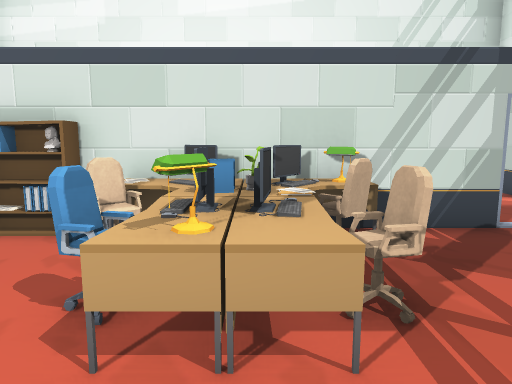
[1] (above)

16 first-person views from a walk through a scene from a Unity 3-D project. The camera is 1.5 m above the floor, tilts 8° down and sees 70° across. Doors are open. The floor is counted in squares, 1 m on a side. Each view is taken from the middle of a square. On the plan, view 1 faces up. The plan holds only what a view shows up to about 16 squares ahead; the rest is blank. The place goes on beyond the plan. Some animated figures are not drawn. Some surface patterns are stand-ins.

[2]
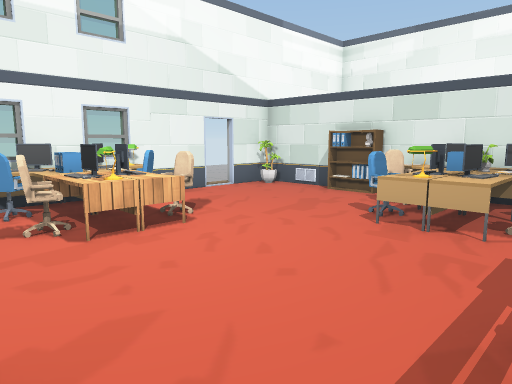

[3]
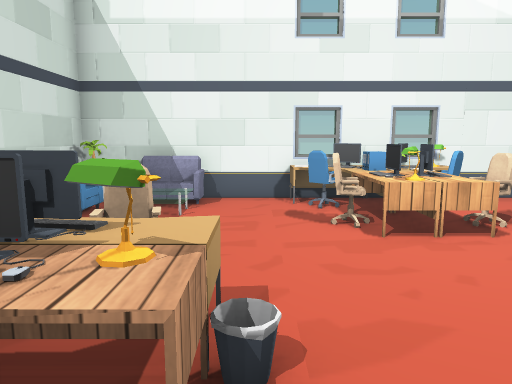

[4]
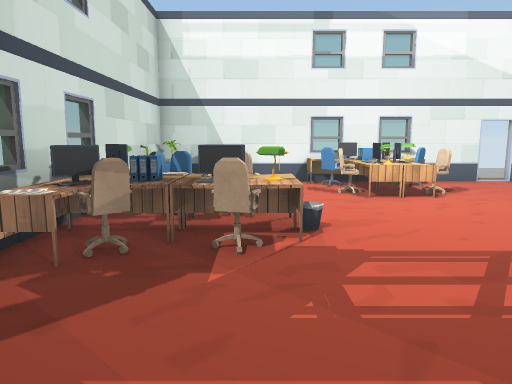

[5]
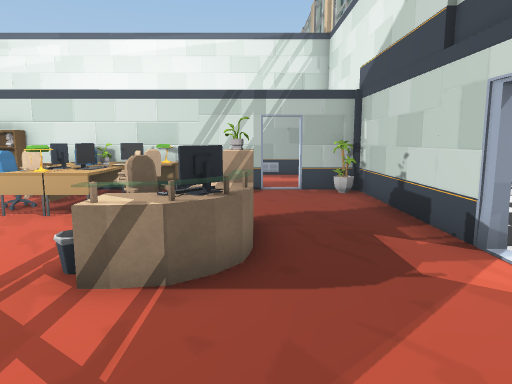

[6]
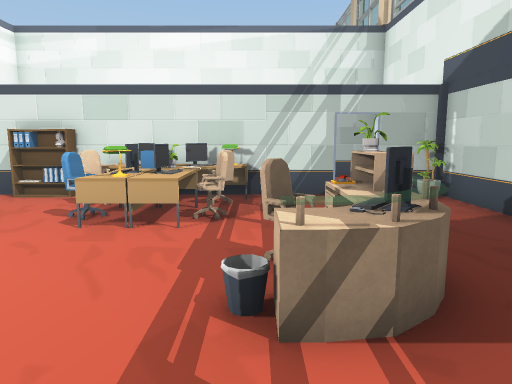

[7]
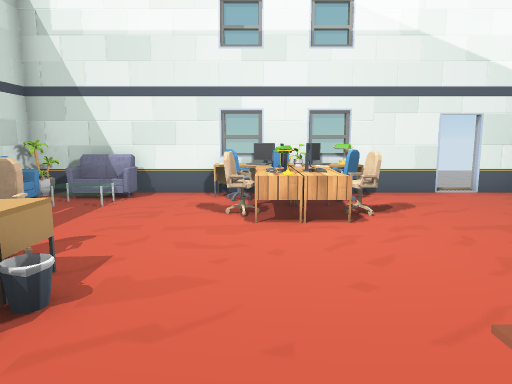

[8]
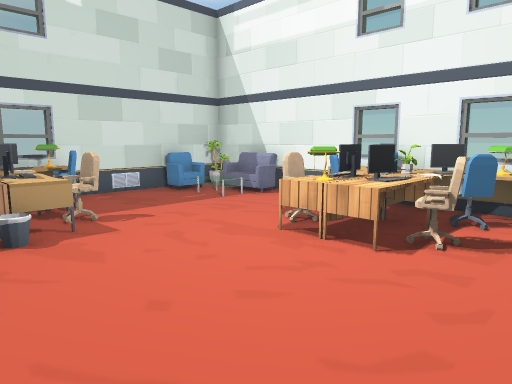

[9]
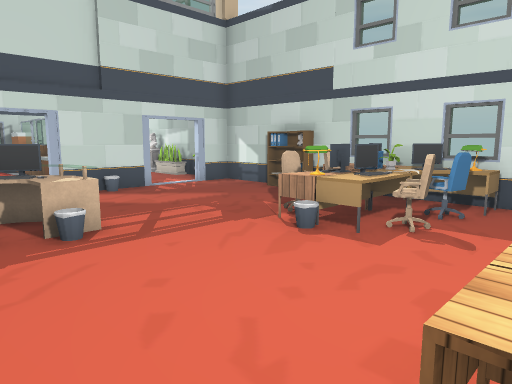

[10]
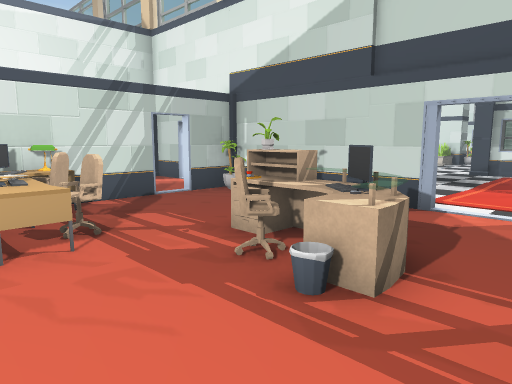

[11]
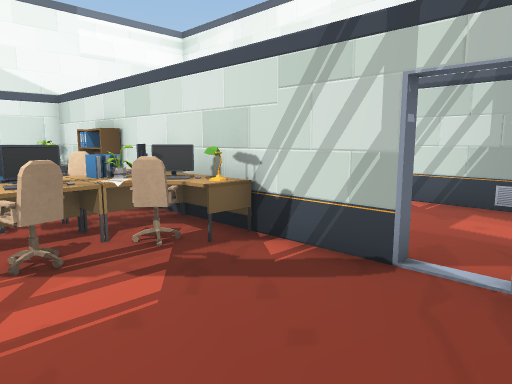

[12]
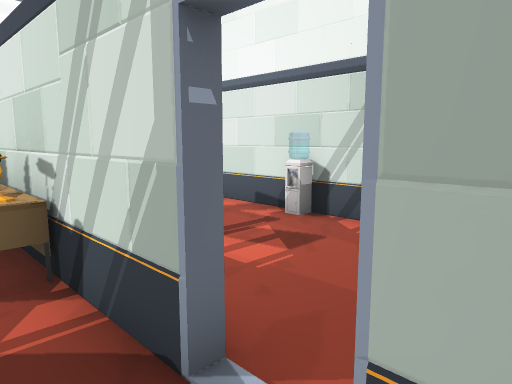

[13]
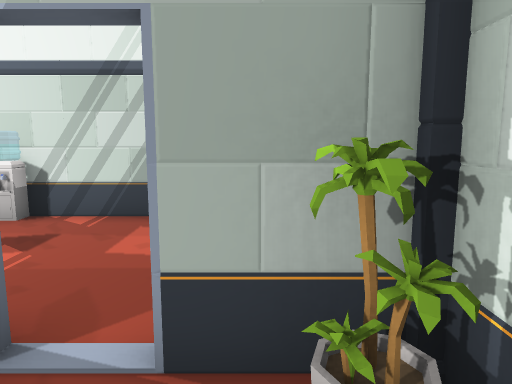

[14]
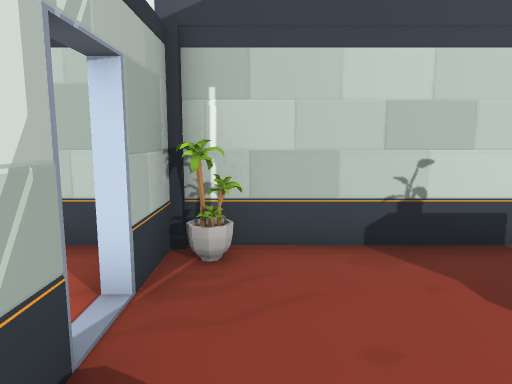

[15]
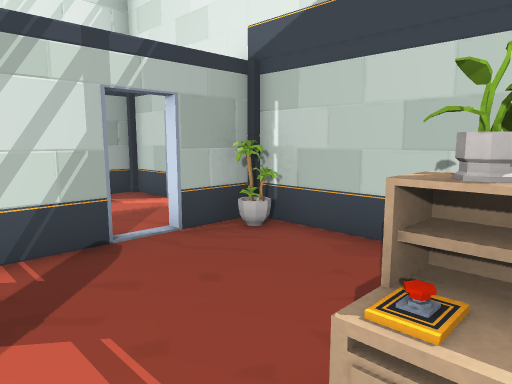

[16]
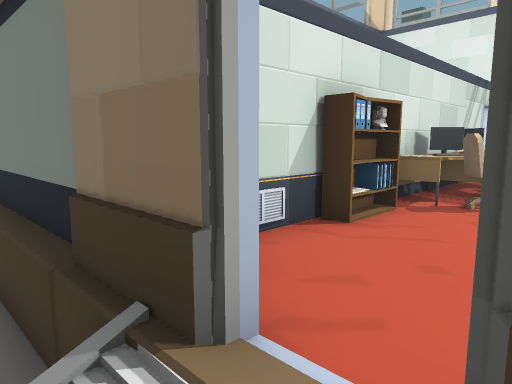

### Floor plan
Points are (right, up) in squares from view 1. A wall is a line through its corners. A room is listed if a view was taken in it or the views show most of it. See-through windows are left out.
Room 1 (views 1, 2, 3, 4, 5, 6, 7, 8, 9, 10, 11, 12, 13, 14, 15)
walls: (4, 1.7) (3.4, 1.7); (7.1, -0.3) (7.1, 6.2) (5.2, 6.2); (0.1, -8.5) (0.6, -8.5); (-2.4, 6.2) (-7.6, 6.2) (-7.6, 4.4); (7.1, -5.3) (7.1, -2.1); (4.2, 6.2) (-0.6, 6.2); (-7.6, 3.4) (-7.6, -8.5) (-6.9, -8.5); (7.1, -8.5) (7.1, -7.1)
ways out: open door at (-8, 4) to room 2; open door at (7, -7); open door at (7, -2); open door at (7, 0)
objects: sofa (-7, -7) to (-7, -5); desk (-7, -3) to (-6, -2); computer (-7, -2); computer (-7, 0); desk (-7, 0) to (-6, 1); sofa (-6, -8) to (-5, -8); other object (-6, -3); plant (-6, -1); computer (-5, -2); computer (-5, -1) to (-4, -1); desk (-5, 0) to (-4, 0); other object (-4, -3); desk (-4, -2); shelf (-4, 6); desk (-2, -8) to (-2, -7); other object (-2, -5); other object (-2, 3); other object (-2, 4); desk (-2, 5); other object (-2, 6); computer (-1, -8) to (-1, -7); desk (-1, -6) to (-1, -4); desk (-1, 2); computer (-1, 3) to (-1, 4); computer (-1, 5) to (-1, 6); plant (0, -7); computer (0, -6) to (0, -5); desk (0, -6) to (1, -4); desk (0, 2) to (1, 4); computer (0, 3) to (0, 4); plant (0, 5); computer (1, -8); desk (1, -8) to (2, -7); computer (1, 5); other object (2, 0); shelf (3, -8) to (4, -8); computer (3, -1) to (3, 0); other object (3, 1) to (3, 2); plant (4, 1)
Room 2 (view 16)
walls: (-7.7, 9.4) (-7.7, 10.4); (-7.7, 6.7) (-7.7, 8.5); (-7.9, 4.4) (-8, 5.1); (-7.9, 4.4) (-7.9, 6.4)
low walls: (-8.1, 5.3) (-8.1, 8.5)
ways out: open door at (-8, 4) to room 1
objects: other object (-8, 9)

Positions as (right, up) in squares from view 1, and headings:
1: (0, 0), facing up
2: (2, -4), facing up-left
3: (2, -4), facing left
4: (6, -5), facing left
5: (4, -5), facing up
6: (2, -4), facing up
7: (3, -2), facing left
8: (1, 2), facing down-left
9: (-4, 1), facing down-right
10: (-1, -3), facing up-right
11: (6, 2), facing up-left
12: (6, 5), facing up-left
13: (6, 4), facing up
14: (2, 5), facing right
15: (2, 1), facing up-right
16: (-9, 3), facing up-right
